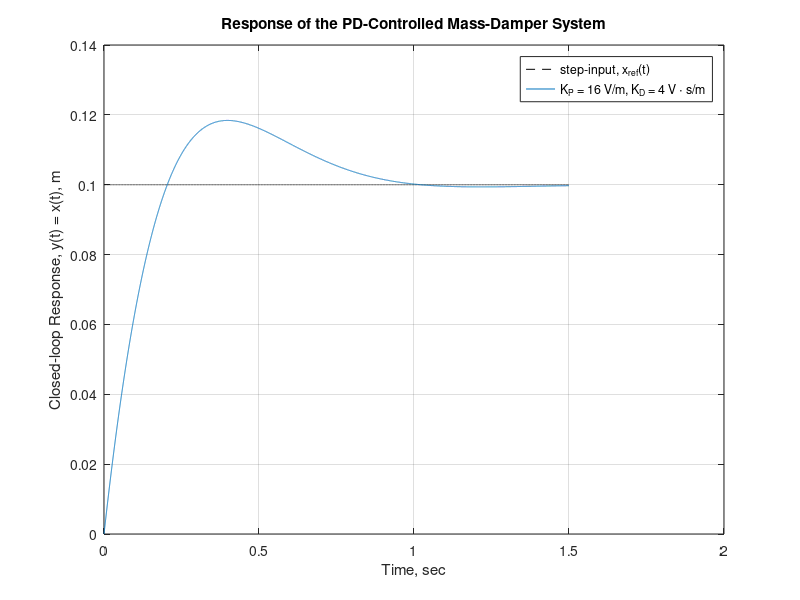

Source code (MATLAB):
% %%%%%%%%%%%%%%%%%%%%%%%%%%%%%%%%%%%%%%%%%%%%%%%%%%%%%%%%%%%%%%%%%%%%%%% %
% Course: System Dynamics and Control                       ME 3030-21 WI19
% Author: Prof. M Diaz-Maldonado                          Date: Dec/28/2019
% %%%%%%%%%%%%%%%%%%%%%%%%%%%%%%%%%%%%%%%%%%%%%%%%%%%%%%%%%%%%%%%%%%%%%%% %
% Synopsis:
% Example 10-6-B:
% Closed-loop response of an underdamped PD-controlled mass-damper system.
% The system reaches steady state in less than a second! 
% Code reproduces Figure 10.20 of Kluever's textbook.
% %%%%%%%%%%%%%%%%%%%%%%%%%%%%%%%%%%%%%%%%%%%%%%%%%%%%%%%%%%%%%%%%%%%%%%% %
clear;
close all;
clc;

% reference signal, step-input position, m 
A = 0.1;

% plot the reference step input
figure(1);
t = linspace(0, 1.5, 1e4);
% step input, u(t) = x_ref(t) = 0.1 U(t)
u = A * (t>=0);
plot(t, u, '--k'); hold on;

% Proportional Gain, V/m 
Kp = 16;
% Derivative Gain, V s/m
Kd = 4;
    
% second-order dynamic system constants:
%                y'' + a1 y' + a0 y = b0 u(t)
%
a1 = 0.3 + 2 * Kd;
a0 = 2*Kp;
% non-homogeneous constants
b1 = 2 * Kd;
b0 = 2*Kp;

% natural frequency, rad/s
omega_n = sqrt(a0);
% damping ratio
DR = a1 / (2*sqrt(a0));
    
if (DR>0 || DR < 1)
    % plots the response, y(t) for a underdamped system
    
    % real part of the characteristic roots
    alpha = -(DR * omega_n);
    % imaginary part of the characteristic roots
    beta = omega_n * sqrt(1-DR^2);
    
    % step response
    y1 = (b0 * A / a0) * ( 1 - exp(alpha * t) .* ( cos(beta*t) -...
        alpha/beta * sin(beta*t) ) );
    
    % impulse response
    y2 = (b1 * A / a0) * ( beta * (1 + (alpha/beta)^2) ) * ...
        exp(alpha * t) .* sin(beta*t);
    
    % closed-loop response, y(t) = y1(t) + y2(t)
    y = y1+y2;
    
    plot(t, y); hold on;
end
 
% system time
tau = -1/alpha;
ts = 4*tau;

% the overshoot for a pure step input is the following:
% Mos = exp( -pi * DR / sqrt(1-DR^2) );
% note that for this problem there are two inputs: step and impulse


% final figure options
xlabel('Time, sec');
ylabel('Closed-loop Response, y(t) = x(t), m');
title('Response of the PD-Controlled Mass-Damper System');
grid on;

ylim([0, 0.14]);
legend('step-input, x_{ref}(t)', 'K_P = 16 V/m, K_D = 4 V \cdot s/m');